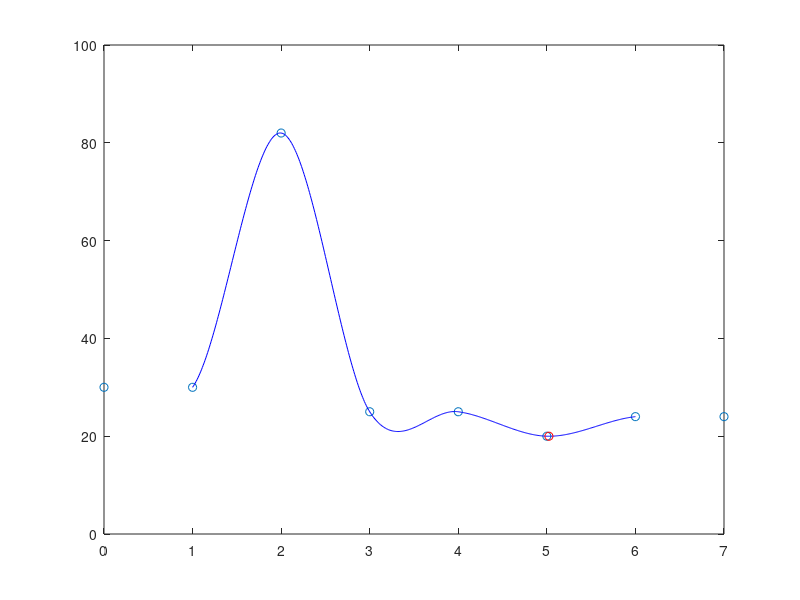

Write the MATLAB code that produced this figure.
%% Catmull-rom init
s = 0.5; %tension param
basis = [-s,    2-s,    s-2,    s;
         2*s,   s-3,    3-2*s,  -s;
         -s,    0,      s,      0;
         0,     1,      0,      0];
%% Generate points and pseudo points
 points = [0:1:7; 100, randi(100, 1, 6), 100]';
 points(1,2) = points(2,2);
 points(end, 2) = points(end-1,2);
%% Compute curve
j = 1;
C = @(i,u) [u^3, u^2, u, 1]*basis*points(i-1:i+2, :)
P = zeros(505,2);
for i=2:1:length(points) - 2
    for u = 0:0.01:1
        P(j, :) = C(i,u);
        j = j+1;
    end
end
%% Div 2
p = points
l = C(2,0)
min = l(2)
minPos = l(1)
j = 1;
D2 = @(i,u) [3*u^2, 2*u, 1, 0]*basis*points(i-1:i+2, 2);
for i = 2:1:length(points) - 2
    if((D2(i, 0) <= 0 && D2(i, 1) >= 0) || (D2(i, 0) >= 0 && D2(i, 1) <= 0))
        a = -1.5*p(i-1, 2) + 4.5*p(i, 2) -4.5*p(i+1, 2) + 1.5*p(i+2, 2);
        b = 2*p(i-1, 2) - 5*p(i,2) + 4*p(i+1,2) - 1.*p(i+2,2);
        c = -0.5*p(i-1,2) + 0.5*p(i+1,2);

        sqrtD = sqrt(b^2 - 4*a*c);
        r1 = (-b + sqrtD)/2/a;
        r2 = (-b - sqrtD)/2/a;
        if(r1 >=0  && r1 <= 1)
          l = C(i, r1);
          if(l(2) < min)
              min = l(2);
              minPos = l(1);
          end
        end
        if(r2 >=0  && r2 <= 1)
          l = C(i, r2);
          if(l(2) < min)
              min = l(2);
              minPos = l(1);
          end
        end
    end
end
l = C(length(points) - 2, 1);
if(l(2) < min)
  min = l(2);
  minPos = l(1);
end

%% Plot
figure
plot(points(:,1), points(:,2), 'o', P(:,1), P(:,2), 'b', minPos, min, 'ro')
